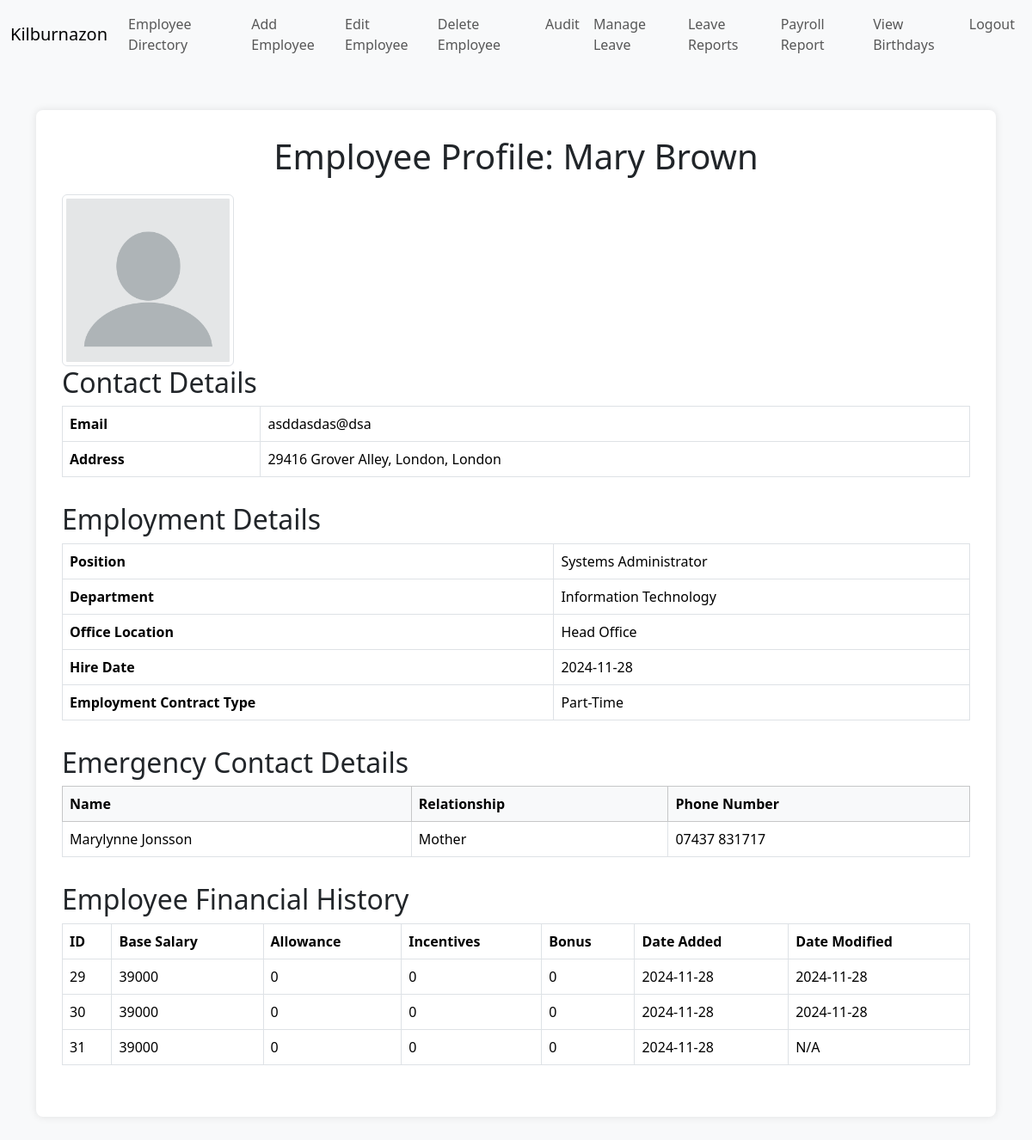
The page /modules/employee_profile.php?employee_id=49 (signed in) on the database its author committed.
### tables this page shows
CREATE TABLE `Employee` (
  `employee_id` int(11) NOT NULL AUTO_INCREMENT,
  `position_id` int(11) DEFAULT NULL,
  `office_location_id` int(11) DEFAULT NULL,
  `first_name` varchar(100) NOT NULL,
  `last_name` varchar(100) NOT NULL,
  `salary_amount` decimal(10,2) DEFAULT NULL,
  `email_address` varchar(255) DEFAULT NULL,
  `date_of_birth` date DEFAULT NULL,
  `home_street_address` varchar(255) DEFAULT NULL,
  `home_city` varchar(100) DEFAULT NULL,
  `hire_date` date DEFAULT NULL,
  `employment_contract_type` enum('Full-Time','Part-Time','') NOT NULL,
  `national_insurance_number` varchar(20) DEFAULT NULL,
  `is_deleted` tinyint(1) DEFAULT 0,
  `deleted_at` datetime DEFAULT NULL,
  `profile_picture` varchar(255) DEFAULT NULL,
  PRIMARY KEY (`employee_id`),
  KEY `position_id` (`position_id`),
  KEY `office_location_id` (`office_location_id`),
  CONSTRAINT `employee_ibfk_1` FOREIGN KEY (`position_id`) REFERENCES `Position` (`position_id`),
  CONSTRAINT `employee_ibfk_2` FOREIGN KEY (`office_location_id`) REFERENCES `Location` (`location_id`)
);

CREATE TABLE `Position` (
  `position_id` int(11) NOT NULL AUTO_INCREMENT,
  `department_id` int(11) DEFAULT NULL,
  `reports_to_position_id` int(11) DEFAULT NULL,
  `position_title` varchar(100) DEFAULT NULL,
  `is_executive` tinyint(1) DEFAULT 0,
  PRIMARY KEY (`position_id`),
  KEY `department_id` (`department_id`),
  KEY `reports_to_position_id` (`reports_to_position_id`),
  CONSTRAINT `position_ibfk_1` FOREIGN KEY (`department_id`) REFERENCES `Department` (`department_id`),
  CONSTRAINT `position_ibfk_2` FOREIGN KEY (`reports_to_position_id`) REFERENCES `Position` (`position_id`) ON DELETE SET NULL
);

CREATE TABLE `Department` (
  `department_id` int(11) NOT NULL AUTO_INCREMENT,
  `department_head_id` int(11) DEFAULT NULL,
  `department_name` varchar(100) DEFAULT NULL,
  PRIMARY KEY (`department_id`),
  KEY `fk_department_head` (`department_head_id`),
  CONSTRAINT `fk_department_head` FOREIGN KEY (`department_head_id`) REFERENCES `Employee` (`employee_id`)
);

CREATE TABLE `Location` (
  `location_id` int(11) NOT NULL AUTO_INCREMENT,
  `location_name` varchar(255) NOT NULL,
  `location_city` varchar(100) DEFAULT NULL,
  `location_address` varchar(255) DEFAULT NULL,
  `location_type` varchar(50) DEFAULT NULL,
  `contact_phone` varchar(20) DEFAULT NULL,
  `location_description` text DEFAULT NULL,
  PRIMARY KEY (`location_id`)
);

CREATE TABLE `EmergencyContact` (
  `contact_id` int(11) NOT NULL AUTO_INCREMENT,
  `employee_id` int(11) DEFAULT NULL,
  `first_name` varchar(100) DEFAULT NULL,
  `last_name` varchar(100) DEFAULT NULL,
  `relationship` varchar(50) DEFAULT NULL,
  `phone` varchar(20) DEFAULT NULL,
  PRIMARY KEY (`contact_id`),
  KEY `employee_id` (`employee_id`),
  CONSTRAINT `emergencycontact_ibfk_1` FOREIGN KEY (`employee_id`) REFERENCES `Employee` (`employee_id`)
);

CREATE TABLE `employeeHistory` (
  `id` int(11) NOT NULL AUTO_INCREMENT,
  `employee_id` int(11) NOT NULL,
  `base_salary` float NOT NULL,
  `allowance` float NOT NULL,
  `incentives` float NOT NULL,
  `date_added` date NOT NULL,
  `date_modified` date DEFAULT NULL,
  `bonuses` float DEFAULT NULL,
  PRIMARY KEY (`id`)
);

### modules/employee_profile.php (the view, shortened to what this page needs)
<?php
include "../includes/dp_connect.php";
$employee_id = intval($_GET['employee_id']);
$employee_sql = "SELECT e.*, p.position_title, l.location_name, d.department_name
                 FROM Employee e
                 LEFT JOIN Position p ON e.position_id = p.position_id
                 LEFT JOIN Department d ON p.department_id = d.department_id
                 LEFT JOIN Location l ON e.office_location_id = l.location_id
                 WHERE e.employee_id = ? AND e.is_deleted = 0";
$stmt = $conn->prepare($employee_sql);
$stmt->bind_param("i", $employee_id);
if (!$stmt->execute()) {
    die("Execute failed: " . $stmt->error);
}
$result = $stmt->get_result();
$employee = $result->fetch_assoc();
$contact_sql = "SELECT contact_id, first_name, last_name, relationship, phone
               FROM EmergencyContact
               WHERE employee_id = ?";
$stmt_contact = $conn->prepare($contact_sql);
$stmt_contact->bind_param("i", $employee_id);
if (!$stmt_contact->execute()) {
    die("Execute failed for emergency contacts: " . $stmt_contact->error);
}
$contact_result = $stmt_contact->get_result();
$emergency_contacts = [];
if ($contact_result->num_rows > 0) {
    while ($contact = $contact_result->fetch_assoc()) {
        $contact['full_name'] = $contact['first_name'] . ' ' . $contact['last_name'];
        $emergency_contacts[] = $contact;
    }
}
$employee_id = intval($_GET['employee_id']);
$history_sql = "SELECT * FROM employeeHistory WHERE employee_id = ? ORDER BY date_added DESC";
$stmt = $conn->prepare($history_sql);
$stmt->bind_param("i", $employee_id);
$stmt->execute();
$history_result = $stmt->get_result();
$employee_history = [];
while ($row = $history_result->fetch_assoc()) {
    $employee_history[] = $row;
}
?>
<!DOCTYPE html>
<html lang="en">
<head>
    <link href="https://cdn.jsdelivr.net/npm/bootstrap@5.3.1/dist/css/bootstrap.min.css" rel="stylesheet">
</head>
<body>
    <?php include '../includes/navbar.php';  ?>
    <div class="container my-5">
        <div class="profile-container">
            <h1 class="text-center">Employee Profile:
                <?php echo htmlspecialchars($employee['first_name'] . ' ' . $employee['last_name']); ?>
            </h1>
            <img src="../uploads/<?php echo $employee["profile_picture"] ? $employee["profile_picture"] : '../uploads/blank.png' ?> "
                width="200px" alt="Profile Picture" class="img-thumbnail">
            <div class="profile-section">
                <h2>Contact Details</h2>
                <table class="table table-bordered">
                    <tr>
                        <th>Email</th>
                        <td><?php echo htmlspecialchars($employee['email_address']); ?></td>
                    </tr>
                    <tr>
                        <th>Address</th>
                        <td><?php echo htmlspecialchars($employee['home_street_address'] . ', ' . $employee['home_city']); ?>
                        </td>
                    </tr>
                </table>
            </div>
            <div class="profile-section">
                <h2>Employment Details</h2>
                <table class="table table-bordered">
                    <tr>
                        <th>Position</th>
                        <td><?php echo htmlspecialchars($employee['position_title']); ?></td>
                    </tr>
                    <tr>
                        <th>Department</th>
                        <td><?php echo htmlspecialchars($employee['department_name']); ?></td>
                    </tr>
                    <tr>
                        <th>Office Location</th>
                        <td><?php echo htmlspecialchars($employee['location_name']); ?></td>
                    </tr>
                    <tr>
                        <th>Hire Date</th>
                        <td><?php echo htmlspecialchars($employee['hire_date']); ?></td>
                    </tr>
                    <tr>
                        <th>Employment Contract Type</th>
                        <td><?php echo htmlspecialchars($employee['employment_contract_type']); ?></td>
                    </tr>
                </table>
            </div>
            <div class="profile-section">
                <h2>Emergency Contact Details</h2>
                <?php if (!empty($emergency_contacts)): ?>
                    <table class="table table-bordered">
                        <thead class="table-light">
                            <tr>
                                <th>Name</th>
                                <th>Relationship</th>
                                <th>Phone Number</th>
                            </tr>
                        </thead>
                        <tbody>
                            <?php foreach ($emergency_contacts as $contact): ?>
                                <tr>
                                    <td><?php echo htmlspecialchars($contact['full_name']); ?></td>
                                    <td><?php echo htmlspecialchars($contact['relationship']); ?></td>
                                    <td><?php echo htmlspecialchars($contact['phone']); ?></td>
                                </tr>
                            <?php endforeach; ?>
                        </tbody>
                    </table>
                <?php else: ?>
                    <p>No emergency contact details available.</p>
                <?php endif; ?>
            </div>
            <div class="profile-section employment-history">
                <h2>Employee Financial History</h2>
                <?php if (!empty($employee_history)): ?>
                    <table class="table table-bordered">
                        <thead>
                            <tr>
                                <th>ID</th>
                                <th>Base Salary</th>
                                <th>Allowance</th>
                                <th>Incentives</th>
                                <th>Bonus</th>
                                <th>Date Added</th>
                                <th>Date Modified</th>
                            </tr>
                        </thead>
                        <tbody>
                            <?php foreach ($employee_history as $history): ?>
                                <tr>
                                    <td><?php echo htmlspecialchars($history['id']); ?></td>
                                    <td><?php echo htmlspecialchars($history['base_salary']); ?></td>
                                    <td><?php echo htmlspecialchars($history['allowance']); ?></td>
                                    <td><?php echo htmlspecialchars($history['incentives']); ?></td>
                                    <td><?php echo htmlspecialchars($history['bonuses'] ?? 0); ?></td>
                                    <td><?php echo htmlspecialchars($history['date_added']); ?></td>
                                    <td><?php echo htmlspecialchars($history['date_modified'] ?? 'N/A'); ?></td>
                                </tr>
                            <?php endforeach; ?>
                        </tbody>
                    </table>
                <?php else: ?>
                    <p>No financial history available for this employee.</p>
                <?php endif; ?>
            </div>
        </div>
    </div>
</body>
</html>

### modules/employee_profile.php (style rules this page uses)
body { background-color: #f8f9fa; }
.profile-container { background-color: #ffffff; padding: 30px; border-radius: 8px; box-shadow: 0 0 10px rgba(0, 0, 0, 0.1); }
.profile-container h1 { margin-bottom: 20px; }
.profile-section { margin-bottom: 30px; }

### rows shown on the page
employee: first_name+last_name "Mary Brown", email_address "asddasdas@dsa", home_street_address+home_city "29416 Grover Alley, London, London", position.position_title "Systems Administrator", department.department_name "Information Technology", office_location.location_name "Head Office", hire_date "2024-11-28", employment_contract_type "Part-Time"
emergencycontact: full_name "Marylynne Jonsson", relationship "Mother", phone "07437 831717"
employeehistory: id "29", base_salary "39000", allowance "0", incentives "0", bonuses "0", date_added "2024-11-28", date_modified "2024-11-28"
employeehistory: id "30", base_salary "39000", allowance "0", incentives "0", bonuses "0", date_added "2024-11-28", date_modified "2024-11-28"
employeehistory: id "31", base_salary "39000", allowance "0", incentives "0", bonuses "0", date_added "2024-11-28", date_modified "N/A"
